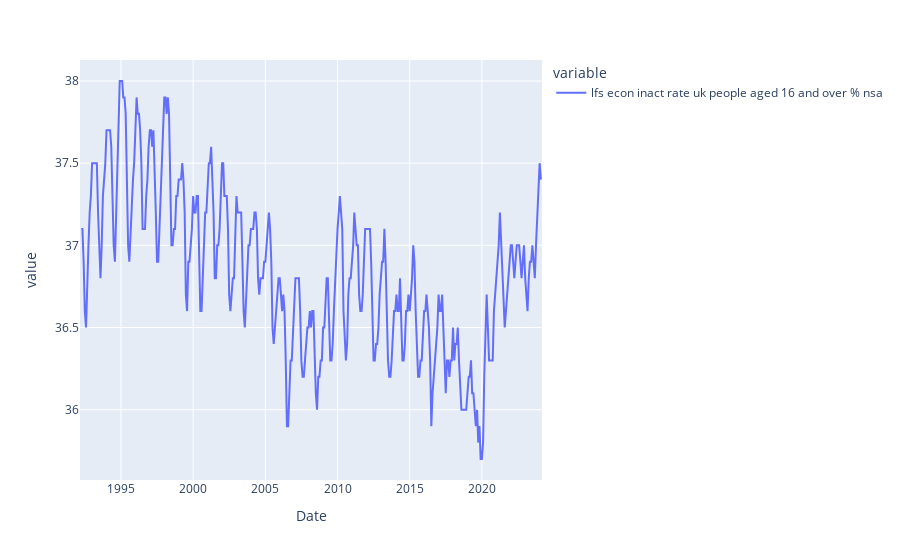

Write notebook code for a chart like this one.
### Code cell
lfs_df['lfs econ inact rate uk people aged 16 and over % nsa'].plot()

### Figure 1 — Plotly figure (JSON) as saved in the notebook; plotly's stock layout.template omitted (floating-point values rounded to 4 significant figures; data arrays with more than 128 entries replaced by an {"elided": "..."} marker saying what was removed)
{"data": [{"hovertemplate": "variable=lfs econ inact rate uk people aged 16 and over % nsa<br>Date=%{x}<br>value=%{y}<extra></extra>", "legendgroup": "lfs econ inact rate uk people aged 16 and over % nsa", "line": {"color": "#636efa", "dash": "solid"}, "marker": {"symbol": "circle"}, "mode": "lines", "name": "lfs econ inact rate uk people aged 16 and over % nsa", "orientation": "v", "showlegend": true, "type": "scatter", "x": {"elided": "385 str values"}, "xaxis": "x", "y": {"elided": "385 float values"}, "yaxis": "y"}], "layout": {"legend": {"title": {"text": "variable"}, "tracegroupgap": 0}, "margin": {"t": 60}, "xaxis": {"anchor": "y", "domain": [0, 1], "title": {"text": "Date"}}, "yaxis": {"anchor": "x", "domain": [0, 1], "title": {"text": "value"}}}}
